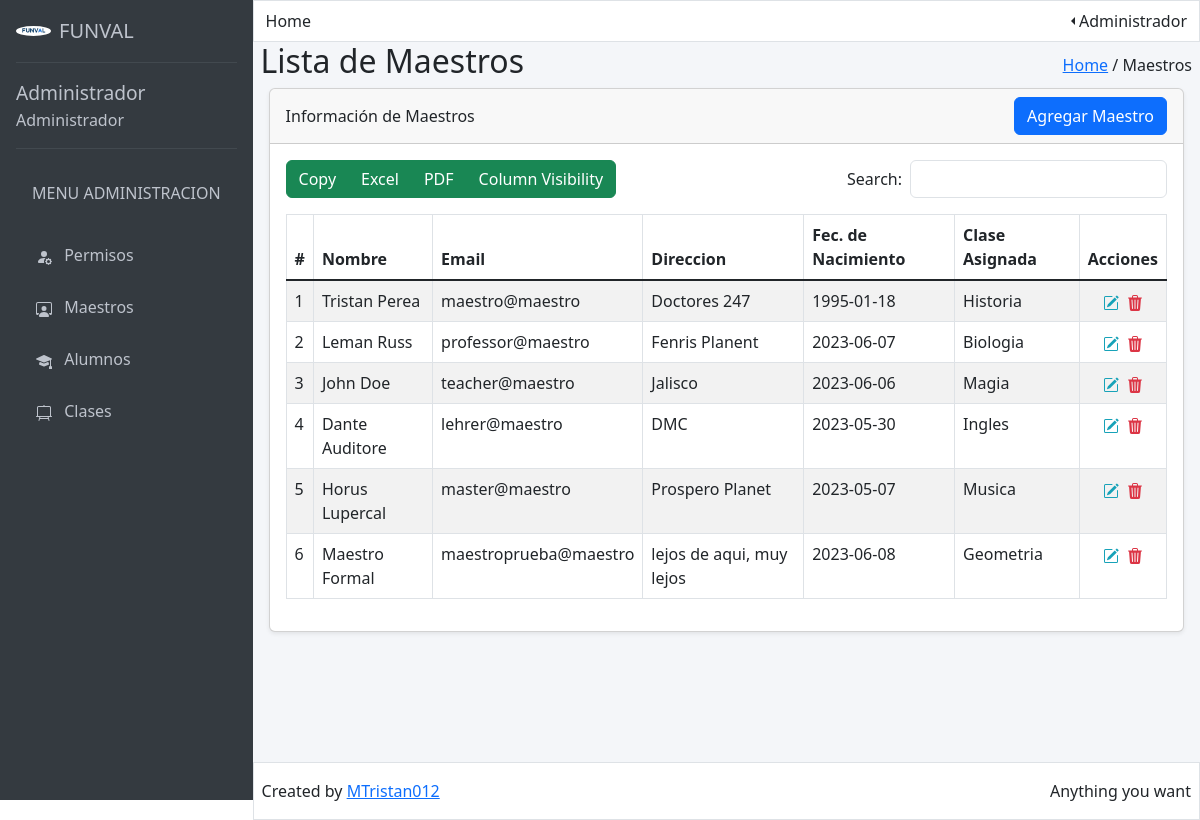
Page /views/adminMaestros.view.php (signed in) on the committed database.
### tables this page shows
CREATE TABLE `universityusers` (
  `id` int(200) NOT NULL,
  `email` varchar(200) NOT NULL,
  `password` varchar(200) NOT NULL,
  `permiso` int(200) NOT NULL,
  `estado` int(200) NOT NULL,
  `nombre` varchar(200) NOT NULL,
  `direccion` varchar(200) DEFAULT NULL,
  `fechaDeNacimiento` date DEFAULT NULL,
  `claseAsignada` varchar(200) DEFAULT NULL,
  `dni` int(200) DEFAULT NULL
);

### sources/srcAdminMaestros.php (the view, shortened to what this page needs)
<?php
$servername = "127.0.0.1";
$username = "root";
$password = "";
$dbname = "proyecto";
$conn = mysqli_connect($servername, $username, $password, $dbname);
$conn->set_charset("utf8");
$sql = "SELECT * FROM universityusers WHERE `permiso` = 2;";
$result = mysqli_query($conn, $sql);
?>
<div class="d-flex justify-content-between">
    <div class="btn-group" role="group" aria-label="Basic example">
        <button type="button" class="btn btn-success">Copy</button>
        <button type="button" class="btn btn-success">Excel</button>
        <button type="button" class="btn btn-success">PDF</button>
        <button type="button" class="btn btn-success">Column Visibility</button>
    </div>
    <div>
        <div class="form d-flex">
            <p class="my-auto me-2">Search: </p>
            <input class="form-control" id="floatingTextarea2" style="box-shadow: none;"></input>
        </div>
    </div>
</div>
<div class="mt-3">
    <table class="table table-striped table-bordered">
        <thead>
            <tr>
                <th scope="col">#</th>
                <th scope="col">Nombre</th>
                <th scope="col">Email</th>
                <th scope="col">Direccion</th>
                <th scope="col">Fec. de Nacimiento</th>
                <th scope="col">Clase Asignada</th>
                <th scope="col">Acciones</th>
            </tr>
        </thead>
        <tbody class="table-group-divider">
            <?php
            $x = 1;
            while ($row = mysqli_fetch_assoc($result)) {
                $id = $row["id"];
            ?>
                <tr>
                    <td>
                        <?php
                        echo $x;
                        $x++;
                        ?>
                    </td>
                    <td> <?php echo $row["nombre"]; ?> </td>
                    <td> <?php echo $row["email"]; ?> </td>
                    <td> <?php echo $row["direccion"]; ?> </td>
                    <td> <?php echo $row["fechaDeNacimiento"]; ?> </td>
                    <td> <?php echo $row["claseAsignada"]; ?> </td>
                    <td>
                        <div class="d-flex justify-content-center">
                            <a type="button" class="btn-link" style="color: #17a2b8" data-bs-toggle="modal" data-bs-target="#adminMaestroModal<?php echo $id; ?>">
                            </a>
                            <a type="button" class="btn-link ms-2" style="color: #dc3545" data-bs-toggle="modal" data-bs-target="#adminMaestroModalDelete<?php echo $id; ?>">
                            </a>
                        </div>
                    </td>
                </tr>
            <?php
            }
            ?>
        </tbody>
    </table>
</div>

### rows in the picture
universityusers: nombre "Tristan Perea", email "maestro@maestro", direccion "Doctores 247", fechaDeNacimiento "1995-01-18", claseAsignada "Historia"
universityusers: nombre "Leman Russ", email "professor@maestro", direccion "Fenris Planent", fechaDeNacimiento "2023-06-07", claseAsignada "Biologia"
universityusers: nombre "John Doe", email "teacher@maestro", direccion "Jalisco", fechaDeNacimiento "2023-06-06", claseAsignada "Magia"
universityusers: nombre "Dante Auditore", email "lehrer@maestro", direccion "DMC", fechaDeNacimiento "2023-05-30", claseAsignada "Ingles"
universityusers: nombre "Horus Lupercal", email "master@maestro", direccion "Prospero Planet", fechaDeNacimiento "2023-05-07", claseAsignada "Musica"
universityusers: nombre "Maestro Formal", email "maestroprueba@maestro", direccion "lejos de aqui, muy lejos", fechaDeNacimiento "2023-06-08", claseAsignada "Geometria"

### other values in the picture
$_SESSION['nombre'] "Administrador"
